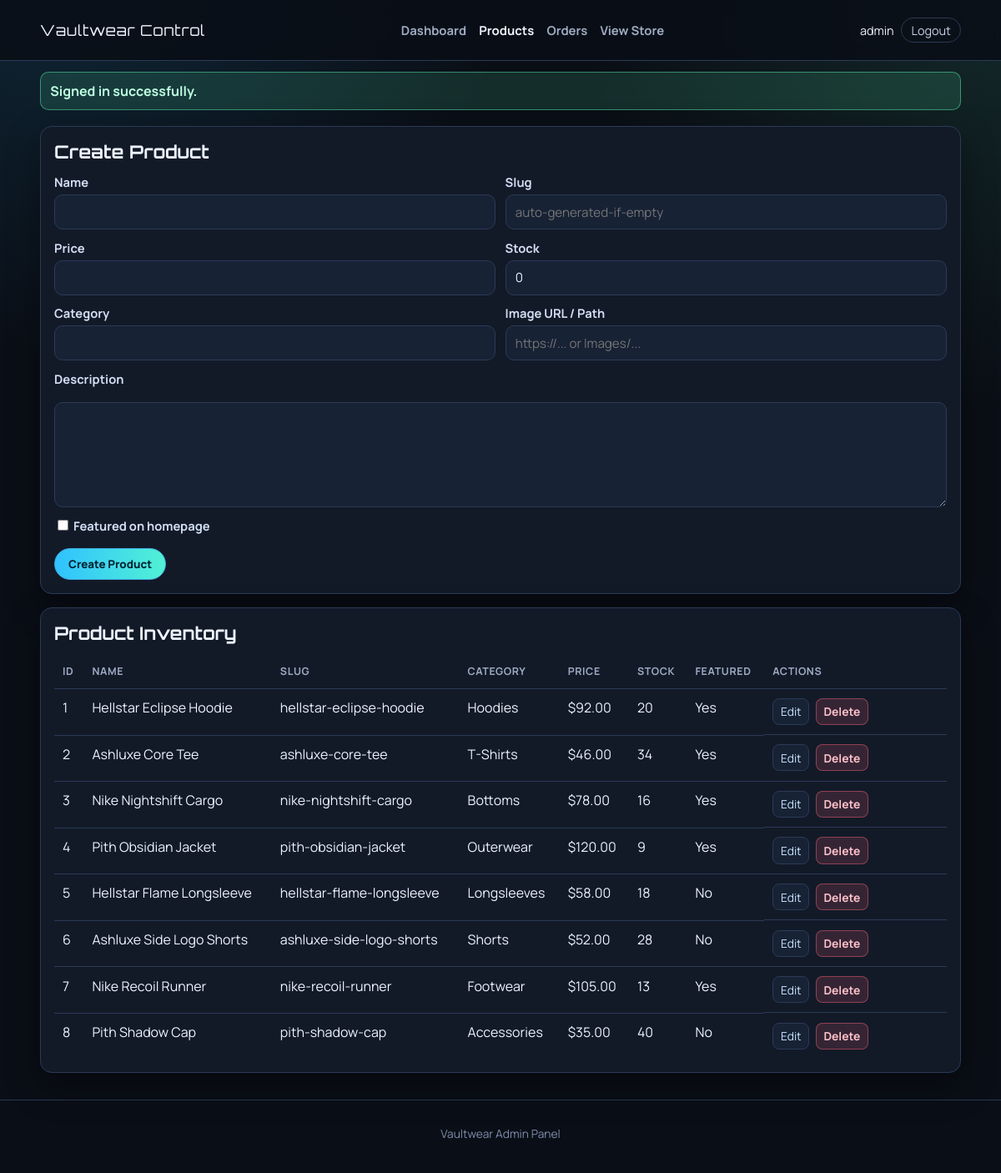
Screenshot of /admin/products.php (signed in) with the database file from the repository.
### tables this page shows
CREATE TABLE IF NOT EXISTS `products` (
    `id` INT UNSIGNED NOT NULL AUTO_INCREMENT,
    `name` VARCHAR(150) NOT NULL,
    `slug` VARCHAR(170) NOT NULL UNIQUE,
    `description` TEXT NULL,
    `price` DECIMAL(10,2) NOT NULL,
    `image_url` VARCHAR(255) NULL,
    `category` VARCHAR(80) NULL,
    `stock` INT UNSIGNED NOT NULL DEFAULT 0,
    `is_featured` TINYINT(1) NOT NULL DEFAULT 0,
    `created_at` TIMESTAMP NOT NULL DEFAULT CURRENT_TIMESTAMP,
    `updated_at` TIMESTAMP NOT NULL DEFAULT CURRENT_TIMESTAMP ON UPDATE CURRENT_TIMESTAMP,
    PRIMARY KEY (`id`),
    INDEX `idx_products_featured` (`is_featured`),
    INDEX `idx_products_category` (`category`)
);

### includes/functions.php (called while the page is built, shortened)
<?php
function e(mixed $value): string
{
    return htmlspecialchars((string) $value, ENT_QUOTES, "UTF-8");
}
function app_url(string $path = ""): string
{
    $base = APP_URL;
    $path = ltrim($path, "/");
    return ($base === "" ? "" : $base . "/") . $path;
}
function get_flash(string $key): ?string
{
    if (!isset($_SESSION["flash"][$key])) {
        return null;
    }
    $message = (string) $_SESSION["flash"][$key];
    return $message;
}
function money(float $amount): string
{
    return "$" . number_format($amount, 2);
}
function admin_display_name(): string
{
    return (string) ($_SESSION["admin_username"] ?? "Administrator");
}

### admin/products.php (the view, shortened to what this page needs)
<?php
$pdo = db();
$form = [
    "id" => 0,
    "name" => "",
    "slug" => "",
    "description" => "",
    "price" => "",
    "image_url" => "",
    "category" => "",
    "stock" => "0",
    "is_featured" => 0,
];
$isEditing = false;
$productsStatement = $pdo->query(
    "SELECT id, name, slug, category, price, stock, is_featured, created_at
     FROM products
     ORDER BY created_at DESC"
);
$products = $productsStatement->fetchAll();
$activeAdminPage = "products";
include __DIR__ . "/includes/header.php";
?>
<section class="admin-panel">
    <div class="admin-panel-head">
        <h1><?= $isEditing ? "Edit Product" : "Create Product"; ?></h1>
    </div>
    <form method="post" action="<?= e(app_url("admin/products.php")); ?>" class="admin-form">
        <div class="form-grid">
            <div>
                <label for="name">Name</label>
                <input id="name" name="name" value="<?= e($form["name"]); ?>" required>
            </div>
            <div>
                <label for="slug">Slug</label>
                <input id="slug" name="slug" value="<?= e($form["slug"]); ?>" placeholder="auto-generated-if-empty">
            </div>
            <div>
                <label for="price">Price</label>
                <input id="price" name="price" type="number" min="0.01" step="0.01" value="<?= e($form["price"]); ?>" required>
            </div>
            <div>
                <label for="stock">Stock</label>
                <input id="stock" name="stock" type="number" min="0" step="1" value="<?= e($form["stock"]); ?>" required>
            </div>
            <div>
                <label for="category">Category</label>
                <input id="category" name="category" value="<?= e($form["category"]); ?>">
            </div>
            <div>
                <label for="image_url">Image URL / Path</label>
                <input id="image_url" name="image_url" value="<?= e($form["image_url"]); ?>" placeholder="https://... or Images/...">
            </div>
        </div>
        <label for="description">Description</label>
        <textarea id="description" name="description" rows="5"><?= e($form["description"]); ?></textarea>
        <label class="checkbox-row">
            <input type="checkbox" name="is_featured" value="1" <?= (int) $form["is_featured"] === 1 ? "checked" : ""; ?>>
            Featured on homepage
        </label>
        <button type="submit"><?= $isEditing ? "Update Product" : "Create Product"; ?></button>
    </form>
</section>
<section class="admin-panel">
    <div class="admin-panel-head">
        <h2>Product Inventory</h2>
    </div>
    <?php if ($products === []): ?>
        <p class="admin-empty">No products available.</p>
    <?php else: ?>
        <div class="table-wrap">
            <table class="admin-table">
                <thead>
                    <tr>
                        <th>ID</th>
                        <th>Name</th>
                        <th>Slug</th>
                        <th>Category</th>
                        <th>Price</th>
                        <th>Stock</th>
                        <th>Featured</th>
                        <th>Actions</th>
                    </tr>
                </thead>
                <tbody>
                    <?php foreach ($products as $product): ?>
                        <tr>
                            <td><?= e((string) $product["id"]); ?></td>
                            <td><?= e($product["name"]); ?></td>
                            <td><?= e($product["slug"]); ?></td>
                            <td><?= e($product["category"]); ?></td>
                            <td><?= e(money((float) $product["price"])); ?></td>
                            <td><?= e((string) $product["stock"]); ?></td>
                            <td><?= (int) $product["is_featured"] === 1 ? "Yes" : "No"; ?></td>
                            <td class="table-actions">
                                <a href="<?= e(app_url("admin/products.php?edit=" . (int) $product["id"])); ?>">Edit</a>
                                <form method="post" action="<?= e(app_url("admin/products.php")); ?>" onsubmit="return confirm('Delete this product?');">
                                    <button type="submit" class="danger-btn">Delete</button>
                                </form>
                            </td>
                        </tr>
                    <?php endforeach; ?>
                </tbody>
            </table>
        </div>
    <?php endif; ?>
</section>
<?php include __DIR__ . "/includes/footer.php"; ?>

### admin/includes/header.php (shortened to what this page needs)
<?php
$activeAdminPage = $activeAdminPage ?? "";
$flashSuccess = get_flash("success");
?>
<!DOCTYPE html>
<html lang="en">
<head>
    <link rel="stylesheet" href="<?= e(app_url("admin/admin.css")); ?>">
</head>
<body class="admin-body">
    <header class="admin-header">
        <div class="admin-header__inner">
            <a class="admin-brand" href="<?= e(app_url("admin/dashboard.php")); ?>">Vaultwear Control</a>
            <nav class="admin-nav">
                <a class="<?= $activeAdminPage === "dashboard" ? "is-active" : ""; ?>" href="<?= e(app_url("admin/dashboard.php")); ?>">Dashboard</a>
                <a class="<?= $activeAdminPage === "products" ? "is-active" : ""; ?>" href="<?= e(app_url("admin/products.php")); ?>">Products</a>
                <a class="<?= $activeAdminPage === "orders" ? "is-active" : ""; ?>" href="<?= e(app_url("admin/orders.php")); ?>">Orders</a>
                <a href="<?= e(app_url("index.php")); ?>">View Store</a>
            </nav>
            <div class="admin-session">
                <span><?= e(admin_display_name()); ?></span>
                <a href="<?= e(app_url("admin/logout.php")); ?>">Logout</a>
            </div>
        </div>
    </header>
    <?php if ($flashSuccess !== null): ?>
        <div class="admin-flash admin-flash--success"><?= e($flashSuccess); ?></div>
    <?php endif; ?>
    <main class="admin-main">

### admin/includes/footer.php (shortened to what this page needs)
    </main>
    <footer class="admin-footer">
        <p>Vaultwear Admin Panel</p>
    </footer>
</body>
</html>

### admin/admin.css (style rules this page uses)
:root { --bg: #0a0e16; --panel: #121a28; --panel-soft: #172235; --line: #2b3a56; --text: #edf3ff; --muted: #9eabc3; --accent: #30c2ff; --accent-2: #5effb7; --danger: #ff657b; --radius: 14px; --shadow: 0 16px 40px rgba(0, 0, 0, 0.38); }
* { box-sizing: border-box; }
body { margin: 0; font-family: "Manrope", sans-serif; color: var(--text); background: radial-gradient(circle at 5% -10%, rgba(48, 194, 255, 0.16), transparent 30%), radial-gradient(circle at 100% 0, rgba(94, 255, 183, 0.11), transparent 27%), var(--bg); min-height: 100vh; }
a { color: inherit; text-decoration: none; }
.admin-header { position: sticky; top: 0; z-index: 80; border-bottom: 1px solid var(--line); backdrop-filter: blur(10px); background: rgba(10, 14, 22, 0.87); }
.admin-header__inner { width: min(1220px, 92%); min-height: 72px; margin: 0 auto; display: flex; align-items: center; justify-content: space-between; gap: 1rem; }
.admin-brand { font-family: "Orbitron", sans-serif; font-size: clamp(0.95rem, 2.2vw, 1.12rem); letter-spacing: 0.7px; }
.admin-nav { display: flex; gap: 0.95rem; }
.admin-nav a { color: var(--muted); font-weight: 700; font-size: 0.93rem; }
.admin-nav a:hover, .admin-nav a.is-active { color: var(--text); }
.admin-session { display: flex; align-items: center; gap: 0.55rem; font-size: 0.9rem; }
.admin-session a { border: 1px solid var(--line); border-radius: 999px; padding: 0.3rem 0.7rem; color: #c8d4eb; }
.admin-main { width: min(1220px, 92%); margin: 1.2rem auto 2rem; display: grid; gap: 1rem; }
.admin-panel { border: 1px solid var(--line); border-radius: var(--radius); background: var(--panel); padding: 1rem; box-shadow: var(--shadow); }
.admin-panel-head { display: flex; align-items: center; justify-content: space-between; gap: 1rem; margin-bottom: 0.8rem; }
.admin-panel-head h1, .admin-panel-head h2 { margin: 0; font-family: "Orbitron", sans-serif; font-size: clamp(1rem, 2.6vw, 1.35rem); }
.table-wrap { width: 100%; overflow-x: auto; }
.admin-table { width: 100%; border-collapse: collapse; }
.admin-table th, .admin-table td { border-bottom: 1px solid var(--line); text-align: left; padding: 0.7rem 0.62rem; vertical-align: top; }
.admin-table th { color: var(--muted); font-size: 0.78rem; text-transform: uppercase; letter-spacing: 0.6px; }
.admin-table tr:last-child td { border-bottom: none; }
.table-actions { min-width: 205px; display: flex; gap: 0.45rem; align-items: center; flex-wrap: wrap; }
.table-actions form { display: inline-flex; gap: 0.4rem; align-items: center; }
.table-actions a, .table-actions button, .table-actions select { border: 1px solid var(--line); border-radius: 8px; background: var(--panel-soft); color: var(--text); font-family: inherit; font-size: 0.86rem; padding: 0.35rem 0.55rem; }
.table-actions a { display: inline-block; color: #cae4ff; }
.table-actions button { cursor: pointer; font-weight: 700; }
.danger-btn { border-color: rgba(255, 101, 123, 0.45) !important; color: #ffc1ca !important; background: rgba(255, 101, 123, 0.15) !important; }
.admin-form { display: grid; gap: 0.75rem; }
.form-grid { display: grid; grid-template-columns: repeat(2, minmax(0, 1fr)); gap: 0.7rem; }
.admin-form label { display: block; margin-bottom: 0.32rem; font-size: 0.92rem; color: #d3def4; font-weight: 700; }
.admin-form input, .admin-form textarea { width: 100%; border: 1px solid var(--line); border-radius: 10px; background: var(--panel-soft); color: var(--text); padding: 0.6rem 0.7rem; font-family: inherit; font-size: 0.95rem; }
.checkbox-row { display: inline-flex; gap: 0.5rem; align-items: center; color: #c7d1e4; }
.checkbox-row input { width: auto; }
.admin-form button { width: fit-content; border: 1px solid #3fa8d9; border-radius: 999px; background: linear-gradient(90deg, #30c2ff, #51f1d5); color: #032433; font-weight: 800; font-family: inherit; padding: 0.58rem 1rem; cursor: pointer; }
.admin-flash { width: min(1220px, 92%); margin: 0.8rem auto 0; border-radius: 10px; border: 1px solid transparent; padding: 0.7rem; font-weight: 700; }
.admin-flash--success { background: rgba(94, 255, 183, 0.13); border-color: rgba(94, 255, 183, 0.45); color: #beffe1; }
.admin-footer { border-top: 1px solid var(--line); color: #7e8dad; text-align: center; font-size: 0.86rem; padding: 1rem 0 1.5rem; }

### rows the page displays
products: id "1", name "Hellstar Eclipse Hoodie", slug "hellstar-eclipse-hoodie", category "Hoodies", price "$92.00", stock "20", is_featured "Yes"
products: id "2", name "Ashluxe Core Tee", slug "ashluxe-core-tee", category "T-Shirts", price "$46.00", stock "34", is_featured "Yes"
products: id "3", name "Nike Nightshift Cargo", slug "nike-nightshift-cargo", category "Bottoms", price "$78.00", stock "16", is_featured "Yes"
products: id "4", name "Pith Obsidian Jacket", slug "pith-obsidian-jacket", category "Outerwear", price "$120.00", stock "9", is_featured "Yes"
products: id "5", name "Hellstar Flame Longsleeve", slug "hellstar-flame-longsleeve", category "Longsleeves", price "$58.00", stock "18", is_featured "No"
products: id "6", name "Ashluxe Side Logo Shorts", slug "ashluxe-side-logo-shorts", category "Shorts", price "$52.00", stock "28", is_featured "No"
products: id "7", name "Nike Recoil Runner", slug "nike-recoil-runner", category "Footwear", price "$105.00", stock "13", is_featured "Yes"
products: id "8", name "Pith Shadow Cap", slug "pith-shadow-cap", category "Accessories", price "$35.00", stock "40", is_featured "No"

### other values shown
admin_display_name() "admin"
$flashSuccess "Signed in successfully."
